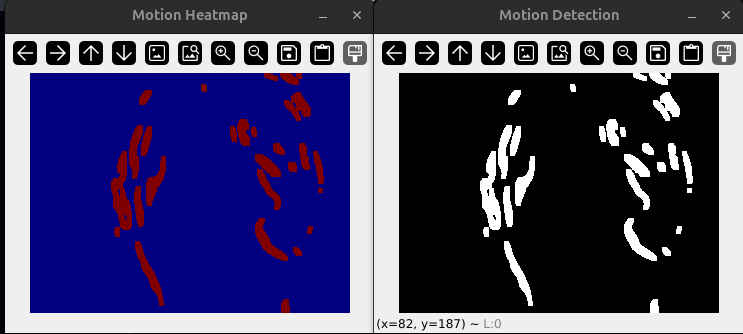
#> input picture chapters/chapter_13/pictures/1.png, 743 x 334 px, given in place of the camera
$ jupyter execute 13.ipynb   (text cells are left out)
#> lines starting #> are read from the running program, lines starting #| are printed output that depends on the picture; after the words box and inside, x2 and y2 are one past the last pixel; in counts of white or black regions, pixels touching at a corner belong together
[cell 1]
import cv2
import numpy as np
import os

def frame_diff(prev_frame, cur_frame, next_frame):
    """Вычисляет разность между кадрами для обнаружения движения."""
    diff_frames_1 = cv2.absdiff(next_frame, cur_frame)
    diff_frames_2 = cv2.absdiff(cur_frame, prev_frame)
    result = cv2.bitwise_and(diff_frames_1, diff_frames_2)

    # Пороговая обработка
    _, thresh = cv2.threshold(result, 30, 255, cv2.THRESH_BINARY)

    # Морфологические операции
    kernel = np.ones((3, 3), np.uint8)
    thresh = cv2.dilate(thresh, kernel, iterations=2)

    return thresh


def process_frame(frame, scaling_factor):
    """Обрабатывает кадр: изменяет размер и преобразует в серый."""
    frame = cv2.resize(frame, None, fx=scaling_factor,
                      fy=scaling_factor, interpolation=cv2.INTER_AREA)
    gray = cv2.cvtColor(frame, cv2.COLOR_BGR2GRAY)
    gray = cv2.GaussianBlur(gray, (21, 21), 0)
    return gray


# [37 lines left out: function create_synthetic_video, not called in this run]


def find_camera():
    """Ищет доступную камеру."""
    for i in range(5):
        cap = cv2.VideoCapture(i)
        if cap.isOpened():
            ret, frame = cap.read()
#> frame is the input picture: shape (334, 743, 3); mean B, G, R 102, 65.5, 68.7
            cap.release()
            if ret and frame is not None:
                return i
    return None


def get_video_source():
    """Определяет источник видео: камера, файл или синтетическое видео."""
    print("=" * 50)
    print("СИСТЕМА ОБНАРУЖЕНИЯ ДВИЖЕНИЯ")
    print("=" * 50)

    # Пытаемся найти камеру
    print("\n1. Поиск веб-камеры...")
    camera_index = find_camera()

    if camera_index is not None:
        print(f"✓ Найдена камера с индексом {camera_index}")
        use_camera = input("Использовать камеру? (y/n): ").lower()
#> the answer given: y
        if use_camera == 'y':
            return cv2.VideoCapture(camera_index), "Камера"

    # Проверяем наличие видеофайла
    print("\n2. Поиск видеофайлов...")
    video_files = [f for f in os.listdir('.') if f.endswith(('.mp4', '.avi', '.mov', '.mkv'))]

    if video_files:
        print("Найдены видеофайлы:")
        for idx, vf in enumerate(video_files):
            print(f"  [{idx}] {vf}")

        choice = input("Введите номер файла или 'n' для создания тестового видео: ")
        if choice.isdigit() and 0 <= int(choice) < len(video_files):
            filename = video_files[int(choice)]
            return cv2.VideoCapture(filename), f"Файл: {filename}"

    # Создаем синтетическое видео
    print("\n3. Создание тестового видео...")
    test_video = create_synthetic_video()
    return cv2.VideoCapture(test_video), f"Тестовое видео: {test_video}"


def main():
    """Основная функция программы."""

    # Получаем источник видео
    cap, source_name = get_video_source()

    if not cap.isOpened():
        print("❌ Ошибка: не удалось открыть источник видео")
        return

    print(f"\n{'=' * 50}")
    print(f"Источник: {source_name}")
    print(f"{'=' * 50}")
    print("\nНажмите ESC для выхода")
    print("Нажмите SPACE для паузы\n")

    scaling_factor = 0.5
    paused = False

    # Захват первых трёх кадров
    ret1, frame1 = cap.read()
    ret2, frame2 = cap.read()
    ret3, frame3 = cap.read()

    if not (ret1 and ret2 and ret3):
        print("❌ Ошибка чтения кадров")
        cap.release()
        return

    prev_frame = process_frame(frame1, scaling_factor)
#> in process_frame, `frame = cv2.resize(frame, None, fx=scaling_factor, fy=scaling_factor, ..`:
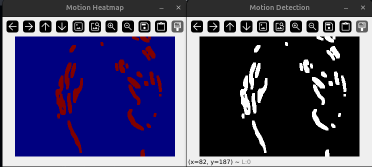
#> frame: shape (167, 372, 3); mean of channels 0, 1, 2 102.2, 65.8, 68.9; drawn as B, G, R
#> in process_frame, `gray = cv2.cvtColor(frame, cv2.COLOR_BGR2GRAY)`:
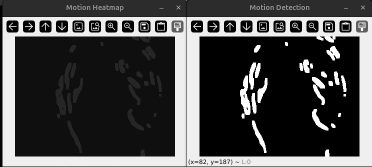
#> gray: shape (167, 372); min 0, max 255, mean 71
#> in process_frame, `gray = cv2.GaussianBlur(gray, (21, 21), 0)`:
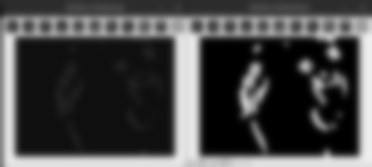
#> gray: shape (167, 372); min 0, max 239, mean 71.4
    cur_frame = process_frame(frame2, scaling_factor)
    next_frame = process_frame(frame3, scaling_factor)

    frame_count = 3

    # Основной цикл
    while True:
        if not paused:
            # Обнаружение движения
            motion = frame_diff(prev_frame, cur_frame, next_frame)

            # Создаем цветную визуализацию
            motion_colored = cv2.applyColorMap(motion, cv2.COLORMAP_JET)
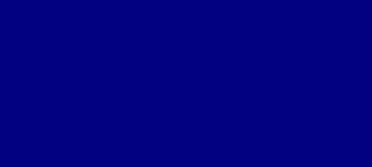
#> motion_colored: shape (167, 372, 3); mean B, G, R 128, 0, 0

            # Обновление кадров
            prev_frame = cur_frame
            cur_frame = next_frame

            ret, frame = cap.read()
            if not ret:
                # Если видео закончилось, начинаем сначала
                cap.set(cv2.CAP_PROP_POS_FRAMES, 0)
                ret, frame = cap.read()
                if not ret:
                    break

            next_frame = process_frame(frame, scaling_factor)
            frame_count += 1

        # Отображение
        cv2.imshow('Motion Detection', motion)
        cv2.imshow('Motion Heatmap', motion_colored)

        # Обработка клавиш
        key = cv2.waitKey(30 if not paused else 0)
#> (key Esc is pressed here)

        if key == 27:  # ESC
            break
        elif key == 32:  # SPACE
            paused = not paused
            print("Пауза" if paused else "Возобновление")

    print(f"\nОбработано кадров: {frame_count}")
    cap.release()
    cv2.destroyAllWindows()
    print("Программа завершена.")


if __name__ == '__main__':
    main()

[cell 2]
import cv2
import numpy as np

def get_frame(cap, scaling_factor):
    """
    Захватывает текущий кадр из веб-камеры и изменяет его размер

    Args:
        cap: объект захвата видео
        scaling_factor: коэффициент масштабирования

    Returns:
        Измененный кадр
    """
    # Чтение текущего кадра из объекта захвата видео
    ret, frame = cap.read()

    if not ret:
        return None

    # Изменение размера изображения
    frame = cv2.resize(frame, None, fx=scaling_factor,
                      fy=scaling_factor, interpolation=cv2.INTER_AREA)
    return frame


if __name__ == '__main__':
    # Определение объекта захвата видео
    cap = cv2.VideoCapture(0)

    # Проверка успешного открытия камеры
    if not cap.isOpened():
        print("Ошибка: не удалось открыть веб-камеру")
        exit()

    # Определение объекта вычитания фона
    bg_subtractor = cv2.createBackgroundSubtractorMOG2()

    # Определим количество предыдущих кадров, которые следует
    # использовать для обучения. Этот фактор управляет скоростью
    # обучения алгоритма. Под скоростью обучения подразумевается
    # скорость, с которой ваша модель будет учиться распознавать
    # фон. Чем выше значение параметра 'history', тем ниже
    # скорость обучения.
    history = 100

    # Определение скорости обучения
    learning_rate = 1.0 / history

    print("Нажмите ESC для выхода")

    # Чтение кадров из веб-камеры до тех пор,
    # пока пользователь не нажмёт клавишу <Esc>
    while True:
        # Захват текущего кадра
        frame = get_frame(cap, 0.5)

        if frame is None:
            print("Ошибка: не удалось захватить кадр")
            break

        # Вычисление маски
        mask = bg_subtractor.apply(frame, learningRate=learning_rate)
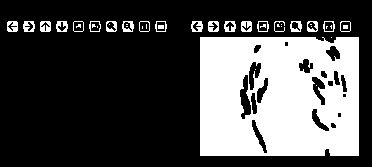
#> mask: shape (167, 372); values 127 (black) and 255 (white), 30% white; 42 white regions (19 under 20 px), largest, box (x1, y1, x2, y2) and area: (200, 37, 359, 156) 17125, (7, 21, 18, 32) 94, (40, 21, 51, 32) 94

        # Преобразование изображения из градаций серого в пространство RGB
        mask_rgb = cv2.cvtColor(mask, cv2.COLOR_GRAY2BGR)

        # Вывод изображений
        cv2.imshow('Input', frame)
        cv2.imshow('Output', mask_rgb & frame)
#> (the rest of the program and of its run is left out)
